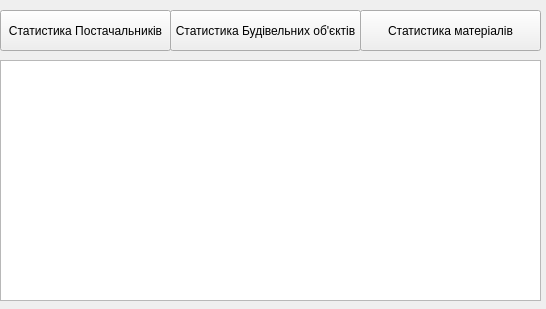
<?xml version="1.0" encoding="UTF-8"?>
<ui version="4.0">
 <class>GetStatisticTabWidget</class>
 <widget class="QWidget" name="GetStatisticTabWidget">
  <property name="geometry">
   <rect>
    <x>0</x>
    <y>0</y>
    <width>546</width>
    <height>309</height>
   </rect>
  </property>
  <property name="windowTitle">
   <string>Form</string>
  </property>
  <widget class="QPushButton" name="getStatisticForObjects">
   <property name="geometry">
    <rect>
     <x>170</x>
     <y>10</y>
     <width>191</width>
     <height>41</height>
    </rect>
   </property>
   <property name="text">
    <string>Статистика Будівельних об'єктів</string>
   </property>
  </widget>
  <widget class="QPushButton" name="getStatisticForSuplier">
   <property name="geometry">
    <rect>
     <x>0</x>
     <y>10</y>
     <width>171</width>
     <height>41</height>
    </rect>
   </property>
   <property name="text">
    <string>Статистика Постачальників</string>
   </property>
  </widget>
  <widget class="QPushButton" name="getStatisticForMaterial">
   <property name="geometry">
    <rect>
     <x>360</x>
     <y>10</y>
     <width>181</width>
     <height>41</height>
    </rect>
   </property>
   <property name="text">
    <string>Статистика матеріалів</string>
   </property>
  </widget>
  <widget class="QTableView" name="StatisticTableView">
   <property name="geometry">
    <rect>
     <x>0</x>
     <y>60</y>
     <width>541</width>
     <height>241</height>
    </rect>
   </property>
  </widget>
 </widget>
 <resources/>
 <connections/>
</ui>
